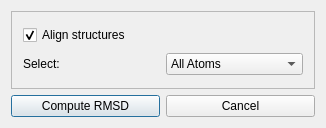
<?xml version="1.0" encoding="UTF-8"?>
<ui version="4.0">
 <class>dlg_rmsd</class>
 <widget class="QDialog" name="dlg_rmsd">
  <property name="geometry">
   <rect>
    <x>0</x>
    <y>0</y>
    <width>326</width>
    <height>128</height>
   </rect>
  </property>
  <property name="windowTitle">
   <string>Compute RMSD </string>
  </property>
  <layout class="QVBoxLayout">
   <item>
    <widget class="QFrame" name="frame">
     <property name="frameShape">
      <enum>QFrame::StyledPanel</enum>
     </property>
     <property name="frameShadow">
      <enum>QFrame::Raised</enum>
     </property>
     <layout class="QGridLayout" name="gridLayout">
      <item row="0" column="0" colspan="2">
       <widget class="QCheckBox" name="m_pAlign">
        <property name="text">
         <string>Align structures</string>
        </property>
        <property name="checked">
         <bool>true</bool>
        </property>
       </widget>
      </item>
      <item row="1" column="0">
       <widget class="QLabel" name="textLabel1">
        <property name="text">
         <string>Select:</string>
        </property>
        <property name="wordWrap">
         <bool>false</bool>
        </property>
       </widget>
      </item>
      <item row="1" column="1">
       <widget class="QComboBox" name="m_pSelectedAtoms">
        <item>
         <property name="text">
          <string>All Atoms</string>
         </property>
        </item>
        <item>
         <property name="text">
          <string>Backbone</string>
         </property>
        </item>
        <item>
         <property name="text">
          <string>Trace</string>
         </property>
        </item>
        <item>
         <property name="text">
          <string>Show All</string>
         </property>
        </item>
       </widget>
      </item>
     </layout>
    </widget>
   </item>
   <item>
    <layout class="QHBoxLayout">
     <item>
      <widget class="QPushButton" name="m_pCompute">
       <property name="text">
        <string>Compute RMSD</string>
       </property>
      </widget>
     </item>
     <item>
      <widget class="QPushButton" name="m_pCancel">
       <property name="text">
        <string>Cancel</string>
       </property>
      </widget>
     </item>
    </layout>
   </item>
  </layout>
 </widget>
 <layoutdefault spacing="6" margin="11"/>
 <pixmapfunction>qPixmapFromMimeSource</pixmapfunction>
 <tabstops>
  <tabstop>m_pCompute</tabstop>
  <tabstop>m_pCancel</tabstop>
 </tabstops>
 <resources/>
 <connections>
  <connection>
   <sender>m_pCompute</sender>
   <signal>clicked()</signal>
   <receiver>dlg_rmsd</receiver>
   <slot>accept()</slot>
   <hints>
    <hint type="sourcelabel">
     <x>20</x>
     <y>20</y>
    </hint>
    <hint type="destinationlabel">
     <x>20</x>
     <y>20</y>
    </hint>
   </hints>
  </connection>
  <connection>
   <sender>m_pCancel</sender>
   <signal>clicked()</signal>
   <receiver>dlg_rmsd</receiver>
   <slot>reject()</slot>
   <hints>
    <hint type="sourcelabel">
     <x>20</x>
     <y>20</y>
    </hint>
    <hint type="destinationlabel">
     <x>20</x>
     <y>20</y>
    </hint>
   </hints>
  </connection>
 </connections>
</ui>
